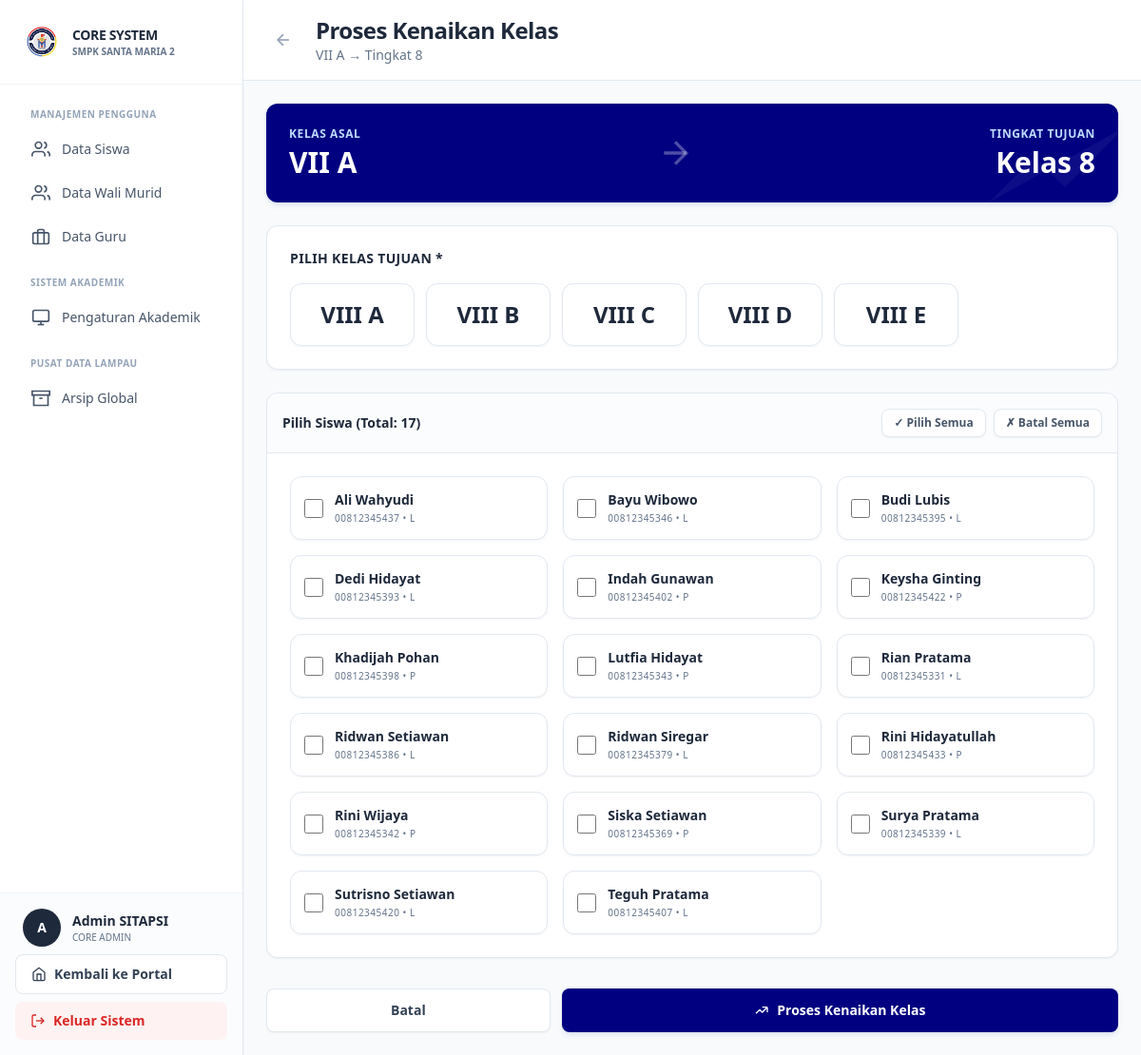
The app's page /core_admin/views/kenaikan_kelas_proses.php?kelas_asal=1 (signed in) with its own data.
### tables this page shows
CREATE TABLE `tb_kelas` (
  `id_kelas` int(11) NOT NULL,
  `nama_kelas` varchar(10) NOT NULL,
  `tingkat` int(11) NOT NULL
);

CREATE TABLE `tb_anggota_kelas` (
  `id_anggota` bigint(20) NOT NULL,
  `no_induk` varchar(50) NOT NULL,
  `id_kelas` int(11) NOT NULL,
  `id_tahun` int(11) NOT NULL,
  `poin_kelakuan` int(11) DEFAULT 0,
  `poin_kerajinan` int(11) DEFAULT 0,
  `poin_kerapian` int(11) DEFAULT 0,
  `total_poin_umum` int(11) DEFAULT 0,
  `status_sp_kelakuan` enum('Aman','SP1','SP2','SP3','Sanksi oleh Sekolah') DEFAULT 'Aman',
  `status_sp_kerajinan` enum('Aman','SP1','SP2','SP3','Sanksi oleh Sekolah') DEFAULT 'Aman',
  `status_sp_kerapian` enum('Aman','SP1','SP2','SP3','Sanksi oleh Sekolah') DEFAULT 'Aman',
  `status_sp_terakhir` enum('Aman','SP1','SP2','SP3','Sanksi oleh Sekolah') DEFAULT 'Aman',
  `status_reward` enum('None','Kandidat Reward Semester','Kandidat Sertifikat') DEFAULT 'None'
);

CREATE TABLE `tb_siswa` (
  `no_induk` varchar(50) NOT NULL,
  `nama_siswa` varchar(100) NOT NULL,
  `jenis_kelamin` enum('L','P') NOT NULL,
  `kota` varchar(100) DEFAULT NULL,
  `tanggal_lahir` date DEFAULT NULL,
  `alamat` text DEFAULT NULL,
  `nama_ayah` varchar(150) DEFAULT NULL,
  `pekerjaan_ayah` varchar(100) DEFAULT NULL,
  `nama_ibu` varchar(150) DEFAULT NULL,
  `pekerjaan_ibu` varchar(100) DEFAULT NULL,
  `no_hp_ortu` varchar(15) DEFAULT NULL,
  `id_ortu` int(11) DEFAULT NULL,
  `status_aktif` enum('Aktif','Lulus','Keluar','Dikeluarkan') DEFAULT 'Aktif'
);

### config/database.php (called while the page is built, shortened)
<?php
function getDBConnection()
{
    static $pdo = null;
    if ($pdo === null) {
        try {
            $dsn = "mysql:host=" . DB_HOST . ";dbname=" . DB_NAME . ";charset=" . DB_CHARSET;
            $options = [
                PDO::ATTR_ERRMODE => PDO::ERRMODE_EXCEPTION,
                PDO::ATTR_DEFAULT_FETCH_MODE => PDO::FETCH_ASSOC,
                PDO::ATTR_EMULATE_PREPARES => false,
                PDO::MYSQL_ATTR_INIT_COMMAND => "SET NAMES " . DB_CHARSET
            ];
            $pdo = new PDO($dsn, DB_USER, DB_PASS, $options);
        } catch (PDOException $e) {
            error_log("Database Connection Error: " . $e->getMessage());
            die("Koneksi database gagal. Silakan hubungi administrator.");
        }
    }
    return $pdo;
}
function executeQuery($sql, $params = [])
{
    $pdo = getDBConnection();
    $stmt = $pdo->prepare($sql);
    $stmt->execute($params);
    return $stmt;
}
function fetchOne($sql, $params = [])
{
    $stmt = executeQuery($sql, $params);
    return $stmt->fetch();
}
function fetchAll($sql, $params = [])
{
    $stmt = executeQuery($sql, $params);
    return $stmt->fetchAll();
}
?>

### core_admin/views/kenaikan_kelas_proses.php (the view, shortened to what this page needs)
<?php
require_once '../../config/database.php';
$id_kelas_asal = $_GET['kelas_asal'] ?? null;
$tahun_aktif = fetchOne("SELECT id_tahun, nama_tahun FROM tb_tahun_ajaran WHERE status = 'Aktif' LIMIT 1");
$kelas_asal = fetchOne("SELECT * FROM tb_kelas WHERE id_kelas = :id", ['id' => $id_kelas_asal]);
$siswa_list = fetchAll("
    SELECT
        s.no_induk,
        s.nama_siswa,
        s.jenis_kelamin,
        a.id_anggota
    FROM tb_anggota_kelas a
    JOIN tb_siswa s ON a.no_induk = s.no_induk
    WHERE a.id_kelas = :id_kelas
    AND a.id_tahun = :id_tahun
    AND s.status_aktif = 'Aktif'
    ORDER BY s.nama_siswa
", [
    'id_kelas' => $id_kelas_asal,
    'id_tahun' => $tahun_aktif['id_tahun']
]);
$tingkat_tujuan = $kelas_asal['tingkat'] + 1;
$kelas_tujuan_list = fetchAll("
    SELECT * FROM tb_kelas
    WHERE tingkat = :tingkat
    ORDER BY nama_kelas
", ['tingkat' => $tingkat_tujuan]);
$btn_primary = "px-6 py-3 bg-[#000080] text-white text-sm font-bold rounded-lg shadow-md shadow-blue-900/10 hover:bg-blue-900 transition-all flex items-center justify-center";
$btn_outline = "px-6 py-3 bg-white border border-[#E2E8F0] text-slate-700 text-sm font-bold rounded-lg shadow-sm hover:bg-slate-50 transition-all flex items-center justify-center";
$card_class = "bg-white border border-[#E2E8F0] rounded-xl shadow-sm";
?>
<!DOCTYPE html>
<html lang="id">
<head>
    <script src="https://cdn.tailwindcss.com"></script>
</head>
<body class="bg-[#F8FAFC]">
<div class="flex h-screen overflow-hidden">
    <?php include '../includes/sidebar_core.php'; ?>
    <div class="flex-1 overflow-auto lg:ml-64">
        <div class="bg-white border-b border-[#E2E8F0] px-6 pl-16 lg:pl-6 py-4 sticky top-0 z-30 flex items-center space-x-4">
            <a href="kenaikan_kelas.php" class="p-2 rounded-lg text-slate-400 hover:text-slate-600 hover:bg-slate-50 transition-colors">
                <svg class="w-5 h-5" fill="none" stroke="currentColor" viewBox="0 0 24 24" stroke-width="2"><line x1="19" y1="12" x2="5" y2="12"></line><polyline points="12 19 5 12 12 5"></polyline></svg>
            </a>
            <div>
                <h1 class="text-2xl font-extrabold text-slate-800 tracking-tight">Proses Kenaikan Kelas</h1>
                <p class="text-sm font-medium text-slate-500"><?= $kelas_asal['nama_kelas'] ?> → Tingkat <?= $tingkat_tujuan ?></p>
            </div>
        </div>
        <div class="p-6 max-w-6xl mx-auto">
            <form action="../actions/proses_kenaikan_kelas.php" method="POST" onsubmit="return validateForm()">
                <div class="bg-[#000080] text-white rounded-xl shadow-md shadow-blue-900/10 p-6 mb-6 flex items-center justify-between relative overflow-hidden">
                    <svg class="absolute right-0 top-0 text-white/5 w-48 h-48 transform translate-x-8 -translate-y-8" fill="currentColor" viewBox="0 0 24 24"><path d="M13 7h8m0 0v8m0-8l-8 8-4-4-6 6"></path></svg>
                    <div class="relative z-10">
                        <p class="text-blue-200 text-xs font-bold uppercase tracking-wider mb-1">Kelas Asal</p>
                        <h2 class="text-3xl font-extrabold"><?= $kelas_asal['nama_kelas'] ?></h2>
                    </div>
                    <div class="relative z-10 text-white/30 text-4xl mx-8">
                        <svg class="w-10 h-10" fill="none" stroke="currentColor" viewBox="0 0 24 24" stroke-width="2"><line x1="5" y1="12" x2="19" y2="12"></line><polyline points="12 5 19 12 12 19"></polyline></svg>
                    </div>
                    <div class="relative z-10 text-right">
                        <p class="text-blue-200 text-xs font-bold uppercase tracking-wider mb-1">Tingkat Tujuan</p>
                        <h2 class="text-3xl font-extrabold">Kelas <?= $tingkat_tujuan ?></h2>
                    </div>
                </div>
                <div class="<?= $card_class ?> p-6 mb-6">
                    <label class="block text-sm font-extrabold text-slate-800 mb-4 uppercase tracking-wide">Pilih Kelas Tujuan *</label>
                    <div class="grid grid-cols-2 md:grid-cols-4 lg:grid-cols-6 gap-3">
                        <?php foreach ($kelas_tujuan_list as $kt): ?>
                        <label class="block">
                            <div class="border border-[#E2E8F0] peer-checked:border-[#000080] peer-checked:bg-[#000080]/5 rounded-xl p-4 text-center cursor-pointer hover:border-[#000080]/30 transition-all shadow-sm">
                                <p class="text-2xl font-extrabold text-slate-800 peer-checked:text-[#000080]"><?= $kt['nama_kelas'] ?></p>
                            </div>
                        </label>
                        <?php endforeach; ?>
                    </div>
                </div>
                <div class="<?= $card_class ?> overflow-hidden mb-6">
                    <div class="p-4 border-b border-[#E2E8F0] bg-slate-50/50 flex flex-col sm:flex-row items-center justify-between gap-3">
                        <span class="font-bold text-slate-800 text-sm">Pilih Siswa (Total: <?= count($siswa_list) ?>)</span>
                        <div class="flex space-x-2">
                            <button type="button" onclick="selectAll()" class="text-xs font-bold bg-white border border-[#E2E8F0] text-slate-600 px-3 py-1.5 rounded-lg hover:bg-slate-50 shadow-sm transition-colors">
                                ✓ Pilih Semua
                            </button>
                            <button type="button" onclick="deselectAll()" class="text-xs font-bold bg-white border border-[#E2E8F0] text-slate-600 px-3 py-1.5 rounded-lg hover:bg-slate-50 shadow-sm transition-colors">
                                ✗ Batal Semua
                            </button>
                        </div>
                    </div>
                    <div class="p-6">
                        <?php if (empty($siswa_list)): ?>
                        <div class="text-center py-8 text-slate-400">
                            <p class="font-medium text-sm">Tidak ada siswa tersisa di kelas ini</p>
                        </div>
                        <?php else: ?>
                        <div class="grid grid-cols-1 md:grid-cols-2 lg:grid-cols-3 gap-4">
                            <?php foreach ($siswa_list as $siswa): ?>
                            <label class="flex items-center space-x-3 p-3.5 border border-[#E2E8F0] rounded-xl hover:border-[#000080]/30 cursor-pointer transition-all hover:bg-slate-50 shadow-sm group">
                                <input type="checkbox" name="siswa[]" value="<?= $siswa['no_induk'] ?>"
                                       class="w-5 h-5 text-[#000080] border-slate-300 rounded focus:ring-[#000080]">
                                <div class="flex-1 min-w-0">
                                    <p class="font-bold text-slate-800 text-sm truncate group-hover:text-[#000080]"><?= htmlspecialchars($siswa['nama_siswa']) ?></p>
                                    <p class="text-[10px] font-medium text-slate-500 uppercase tracking-wider mt-0.5"><?= $siswa['no_induk'] ?> • <?= $siswa['jenis_kelamin'] === 'L' ? 'L' : 'P' ?></p>
                                </div>
                            </label>
                            <?php endforeach; ?>
                        </div>
                        <?php endif; ?>
                    </div>
                </div>
                <div class="flex flex-col sm:flex-row gap-3 pt-2">
                    <a href="kenaikan_kelas.php" class="<?= $btn_outline ?> sm:flex-none sm:w-1/3">Batal</a>
                    <button type="submit" class="<?= $btn_primary ?> flex-1">
                        <svg class="w-4 h-4 mr-2" fill="none" stroke="currentColor" viewBox="0 0 24 24" stroke-width="2"><path d="M13 7h8m0 0v8m0-8l-8 8-4-4-6 6"></path></svg>
                        Proses Kenaikan Kelas
                    </button>
                </div>
            </form>
        </div>
    </div>
</div>
</body>
</html>

### records on screen
tb_kelas: nama_kelas "VII A", tingkat "8"
tb_kelas: nama_kelas "VIII A"
tb_kelas: nama_kelas "VIII B"
tb_kelas: nama_kelas "VIII C"
tb_kelas: nama_kelas "VIII D"
tb_kelas: nama_kelas "VIII E"
tb_anggota_kelas: tb_siswa.nama_siswa "Ali Wahyudi", tb_siswa.no_induk "00812345437", shows "L"
tb_anggota_kelas: tb_siswa.nama_siswa "Bayu Wibowo", tb_siswa.no_induk "00812345346", shows "L"
tb_anggota_kelas: tb_siswa.nama_siswa "Budi Lubis", tb_siswa.no_induk "00812345395"
tb_anggota_kelas: tb_siswa.nama_siswa "Dedi Hidayat", tb_siswa.no_induk "00812345393", shows "L"
tb_anggota_kelas: tb_siswa.nama_siswa "Indah Gunawan", tb_siswa.no_induk "00812345402", shows "P"
tb_anggota_kelas: tb_siswa.nama_siswa "Keysha Ginting", tb_siswa.no_induk "00812345422", shows "P"
tb_anggota_kelas: tb_siswa.nama_siswa "Khadijah Pohan", tb_siswa.no_induk "00812345398"
tb_anggota_kelas: tb_siswa.nama_siswa "Lutfia Hidayat", tb_siswa.no_induk "00812345343", shows "P"
tb_anggota_kelas: tb_siswa.nama_siswa "Rian Pratama", tb_siswa.no_induk "00812345331", shows "L"
tb_anggota_kelas: tb_siswa.nama_siswa "Ridwan Setiawan", tb_siswa.no_induk "00812345386", shows "L"
tb_anggota_kelas: tb_siswa.nama_siswa "Ridwan Siregar", tb_siswa.no_induk "00812345379", shows "L"
tb_anggota_kelas: tb_siswa.nama_siswa "Rini Hidayatullah", tb_siswa.no_induk "00812345433", shows "P"
tb_anggota_kelas: tb_siswa.nama_siswa "Rini Wijaya", tb_siswa.no_induk "00812345342", shows "P"
tb_anggota_kelas: tb_siswa.nama_siswa "Siska Setiawan", tb_siswa.no_induk "00812345369", shows "P"
tb_anggota_kelas: tb_siswa.nama_siswa "Surya Pratama", tb_siswa.no_induk "00812345339", shows "L"
tb_anggota_kelas: tb_siswa.nama_siswa "Sutrisno Setiawan", tb_siswa.no_induk "00812345420", shows "L"
tb_anggota_kelas: tb_siswa.nama_siswa "Teguh Pratama", tb_siswa.no_induk "00812345407", shows "L"

### other values on screen
$initial "A"
$user_name "Admin SITAPSI"
count($siswa_list) "17"
